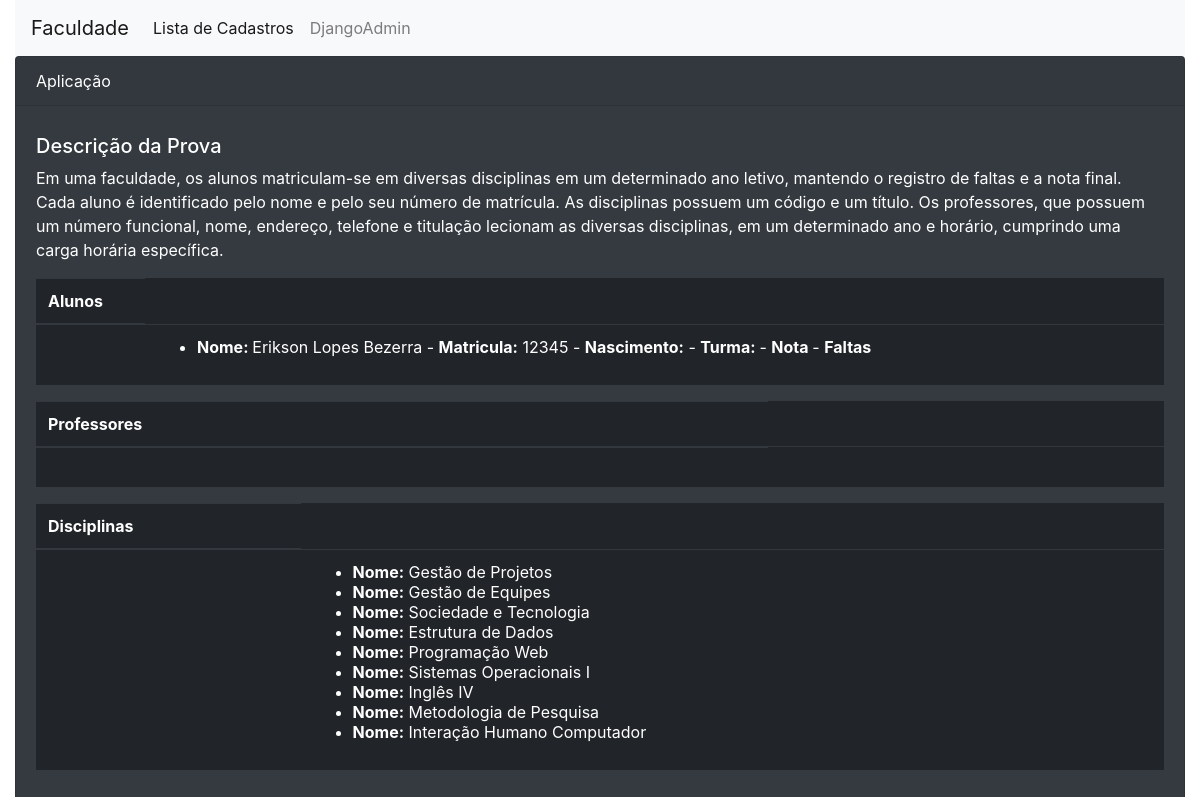
Page /cadastro/ on the earlier database version.
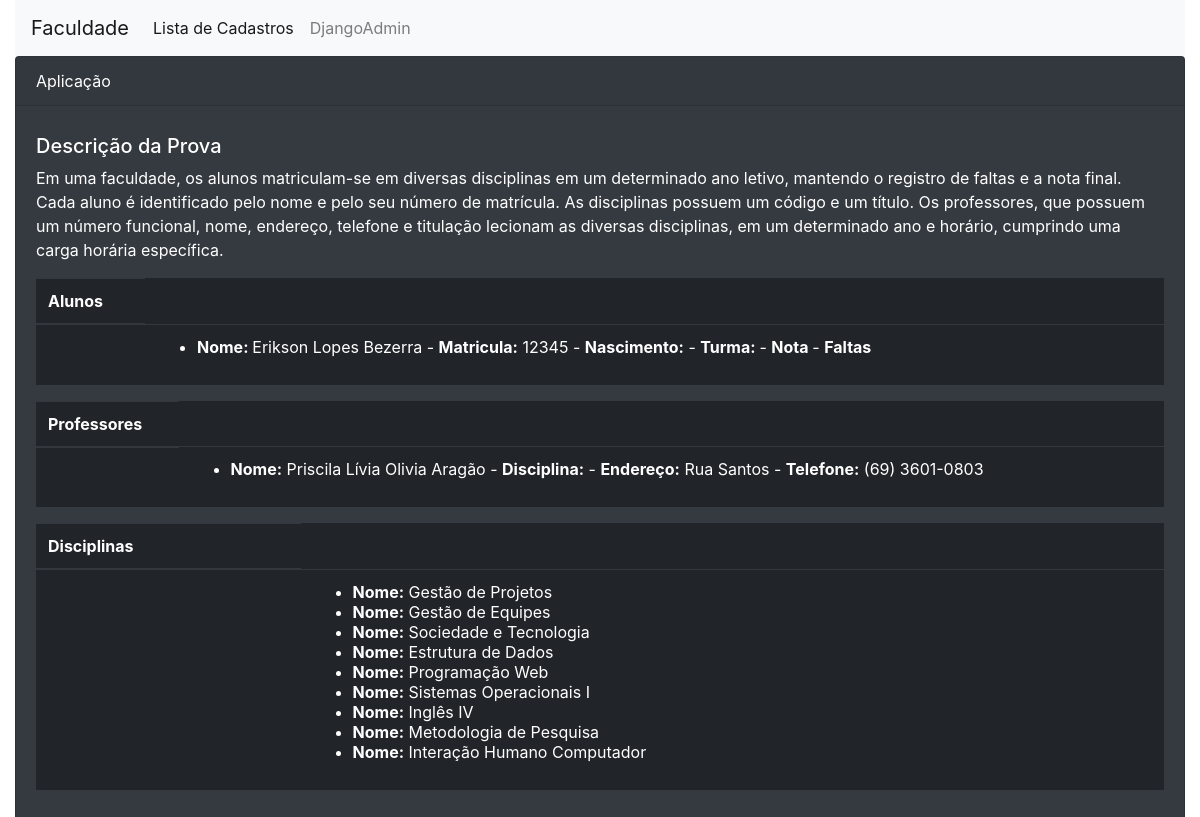
Same page on the later database version.
### sistema/models.py (models this page shows, shortened)
class Aluno(models.Model):
	nome = models.CharField(max_length = 50)
	matrícula = models.CharField(max_length = 50, default='0')

class Disciplina(models.Model):
	nome = models.CharField(max_length=30)
	data_criacao = models.DateTimeField(default=datetime.now, blank=True)

class Professor(models.Model):
	nome = models.CharField(max_length = 50)
	titulacao = models.CharField(max_length = 50, default='Titular')
	endereço = models.CharField(max_length = 50)
	telefone = models.CharField(max_length = 30)

### sistema/views.py (the view)
def alunos_list(request):
    alunos = Aluno.objects.all()
    disciplinas = Disciplina.objects.all()
    professores = Professor.objects.all()
    context = {
       'alunos_list': alunos,
       'turmas_list': disciplinas,
       'professores_list': professores
    }
    return render(request, 'sistema/list.html', context)

### sistema/templates/sistema/list.html (shortened to what this page needs)
<link rel="stylesheet" href="https://stackpath.bootstrapcdn.com/bootstrap/4.1.3/css/bootstrap.min.css"
>
<link rel="stylesheet" type="text/css" href="sis.css">
<!DOCTYPE html>
<html lang="pt-BR">
    <head>
         <link rel="stylesheet" href="https://stackpath.bootstrapcdn.com/bootstrap/4.1.3/css/bootstrap.min.css">
    </head>
    <div class="container-fluid">
    <nav class="navbar navbar-expand-lg navbar-light bg-light">
  <a class="navbar-brand" href="#">Faculdade</a>
  <div class="collapse navbar-collapse" id="navbarNav">
    <ul class="navbar-nav">
      <li class="nav-item active">
        <a class="nav-link" href="/alunos/">Lista de Cadastros<span class="sr-only">(Página atual)</span></a>
      </li>
      <li class="nav-item">
        <a class="nav-link" href="{% url 'admin:index' %}">DjangoAdmin</a>
      </li>
    </ul>
  </div>
</nav>
    <body>
    <div class="card text-white bg-dark mb-3">
  <div class="card-header">
    Aplicação
  </div>
  <div class="card-body">
    <h5 class="card-title my-2 mx-auto center">Descrição da Prova</h5>
    <p class="card-text">Em uma faculdade, os alunos matriculam-se em diversas disciplinas em um determinado ano letivo, mantendo o registro de faltas e a nota final. Cada aluno é identificado pelo nome e pelo seu número de matrícula. As disciplinas possuem um código e um título. Os professores, que possuem um número funcional, nome, endereço, telefone e titulação lecionam as diversas disciplinas, em um determinado ano e horário, cumprindo uma carga horária específica.
</p>
         <table class="table table-dark">
  <thead>
    <tr>
      <th scope="col mx-auto">Alunos</th>
    </tr>
  </thead>
  <tbody>
    <tr>
      <th scope="row"></th>
      <td>
      <ul>
          {% for item in alunos_list %}
             <li>
                <b>Nome:     </b>{{ item.nome }} - <b>Matricula:</b> {{ item.matrícula }} - <b>Nascimento:</b> {{ item.nascimento }} - <b> Turma: </b> {{ item.turma}} - <b> Nota </b> {{ item.nota }} - <b> Faltas </b> {{item.faltas}}
             </li>
          {% endfor %}
       </ul>
       </td>
    </tr>
  </tbody>
  <table class="table table-dark">
  <thead>
    <tr>
      <th scope="col">Professores</th>
    </tr>
  </thead>
  <tbody>
    <tr>
      <th scope="row"></th>
      <td>
      <ul>
          {% for item in professores_list %}
             <li>
                <b>Nome:</b> {{ item.nome }} - <b>Disciplina:</b> {{ item.disciplina }} - <b>Endereço:</b> {{ item.endereço }} - <b>Telefone:</b> {{ item.telefone }}
             </li>
          {% endfor %}
       </ul>
       </td>
    </tr>
  </tbody>
  <table class="table table-dark">
  <thead>
    <tr>
      <th scope="col mx-md-n5">Disciplinas</th>
    </tr>
  </thead>
  <tbody>
    <tr>
      <th scope="row "></th>
      <td>
      <ul>
          {% for item in turmas_list %}
             <li>
                <b>Nome:</b> {{ item.nome }}
             </li>
          {% endfor %}
           </ul>
       </td>
    </tr>
  </tbody>
      </body>
      </div>
</html>

Differences in the rows shown:
added Professor: nome "Priscila Lívia Olivia Aragão", endereço "Rua Santos", telefone "(69) 3601-0803"
